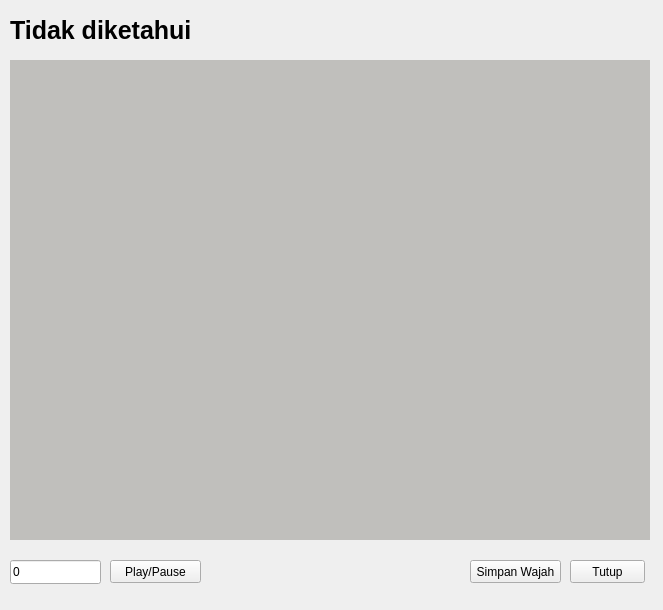
<?xml version="1.0" encoding="UTF-8"?>
<ui version="4.0">
 <class>Form</class>
 <widget class="QWidget" name="Form">
  <property name="geometry">
   <rect>
    <x>0</x>
    <y>0</y>
    <width>663</width>
    <height>610</height>
   </rect>
  </property>
  <property name="windowTitle">
   <string>Data Wajah</string>
  </property>
  <widget class="QPushButton" name="tutupButton">
   <property name="geometry">
    <rect>
     <x>570</x>
     <y>560</y>
     <width>75</width>
     <height>23</height>
    </rect>
   </property>
   <property name="text">
    <string>Tutup</string>
   </property>
  </widget>
  <widget class="QLabel" name="image_label">
   <property name="geometry">
    <rect>
     <x>10</x>
     <y>60</y>
     <width>640</width>
     <height>480</height>
    </rect>
   </property>
   <property name="styleSheet">
    <string notr="true">background-color: rgb(192, 191, 188);</string>
   </property>
   <property name="text">
    <string/>
   </property>
  </widget>
  <widget class="QLabel" name="pesanLabel">
   <property name="geometry">
    <rect>
     <x>10</x>
     <y>10</y>
     <width>641</width>
     <height>41</height>
    </rect>
   </property>
   <property name="font">
    <font>
     <pointsize>19</pointsize>
     <weight>75</weight>
     <bold>true</bold>
    </font>
   </property>
   <property name="text">
    <string>Tidak diketahui</string>
   </property>
  </widget>
  <widget class="QPushButton" name="mulaiButton">
   <property name="geometry">
    <rect>
     <x>110</x>
     <y>560</y>
     <width>91</width>
     <height>23</height>
    </rect>
   </property>
   <property name="text">
    <string>Play/Pause</string>
   </property>
  </widget>
  <widget class="QLineEdit" name="kameraIndexEdit">
   <property name="geometry">
    <rect>
     <x>10</x>
     <y>560</y>
     <width>91</width>
     <height>24</height>
    </rect>
   </property>
   <property name="text">
    <string>0</string>
   </property>
  </widget>
  <widget class="QPushButton" name="simpanWajahButton">
   <property name="geometry">
    <rect>
     <x>470</x>
     <y>560</y>
     <width>91</width>
     <height>23</height>
    </rect>
   </property>
   <property name="text">
    <string>Simpan Wajah</string>
   </property>
  </widget>
 </widget>
 <resources/>
 <connections/>
</ui>
